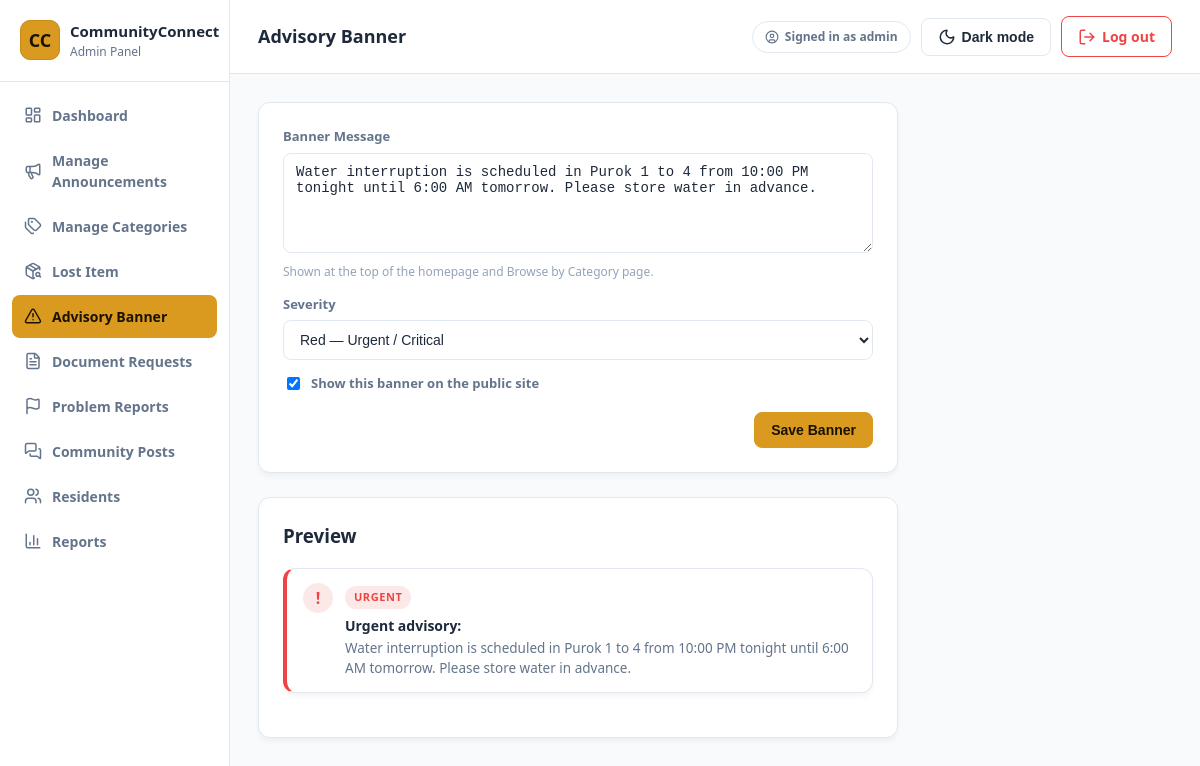
Page /admin/advisory_banner.php (signed in) on the committed database.
### tables this page shows
CREATE TABLE advisory_banner (
    id INT PRIMARY KEY,
    message VARCHAR(500) NOT NULL,
    severity ENUM('yellow','red') NOT NULL DEFAULT 'red',
    is_active TINYINT(1) NOT NULL DEFAULT 0,
    updated_at TIMESTAMP DEFAULT CURRENT_TIMESTAMP ON UPDATE CURRENT_TIMESTAMP
);

### public/admin/advisory_banner.php (the view, shortened to what this page needs)
<?php
require_once __DIR__ . '/includes/admin_layout_top.php';
$banner = get_advisory_banner($pdo) ?? [
    'message' => '',
    'severity' => 'red',
    'is_active' => 0,
];
?>
<!DOCTYPE html>
<html lang="en" data-theme="light">
<head>
    <link rel="stylesheet" href="../assets/css/style.css">
</head>
<body>
<div class="admin-shell">
    <?php include __DIR__ . '/includes/sidebar.php'; ?>
    <div class="admin-main">
        <?php include __DIR__ . '/includes/topbar.php'; ?>
        <div class="admin-content">
            <div class="panel" style="max-width: 640px; padding: 24px;">
                <form method="post">
                    <div class="field">
                        <label for="message">Banner Message</label>
                        <textarea id="message" name="message" required style="min-height:100px;"><?= e($banner['message']) ?></textarea>
                        <p class="field-hint">Shown at the top of the homepage and Browse by Category page.</p>
                    </div>
                    <div class="field">
                        <label for="severity">Severity</label>
                        <select id="severity" name="severity" required>
                            <option value="red" <?= $banner['severity'] === 'red' ? 'selected' : '' ?>>Red — Urgent / Critical</option>
                        </select>
                    </div>
                    <div class="field">
                        <label style="display:flex; align-items:center; gap:8px;">
                            <input type="checkbox" name="is_active" style="width:auto;" <?= !empty($banner['is_active']) ? 'checked' : '' ?>>
                            Show this banner on the public site
                        </label>
                    </div>
                    <div class="modal-actions">
                        <button type="submit" class="btn btn-primary">Save Banner</button>
                    </div>
                </form>
            </div>
            <div class="panel" style="max-width: 640px; padding: 24px;">
                <h3 style="margin-top:0;">Preview</h3>
                <div class="urgent-banner severity-<?= e($banner['severity']) ?>">
                    <div class="urgent-icon">!</div>
                    <div class="urgent-body">
                        <span class="severity-badge"><?= $banner['severity'] === 'red' ? 'URGENT' : 'CAUTION' ?></span>
                        <strong><?= $banner['severity'] === 'red' ? 'Urgent advisory' : 'Advisory' ?>:</strong>
                        <p><?= e($banner['message'] ?: 'Your banner message will appear here.') ?></p>
                    </div>
                </div>
            </div>
        </div>
    </div>
</div>
</body>
</html>

### public/assets/css/style.css (style rules this page uses)
:root { --bg: #2b0a10; --bg-elevated: #161d2c; --surface: #1b2334; --surface-hover: #212b40; --border: #2b3650; --text: #e8ecf5; --text-muted: #9aa6bd; --text-faint: #6b7794; --accent: #f0a824; --accent-hover: #f7bb4c; --accent-text: #1a1200; --accent-rgb: 240, 168, 36; --success: #35c48f; --success-rgb: 53, 196, 143; --danger: #ff6b6b; --danger-rgb: 255, 107, 107; --accent-purple: #a78bfa; --accent-purple-rgb: 167, 139, 250; --accent-orange: #ffa94d; --accent-orange-rgb: 255, 169, 77; --shadow: 0 8px 24px rgba(0, 0, 0, 0.35); --shadow-soft: 0 10px 30px rgba(0, 0, 0, 0.28); --radius: 12px; --radius-sm: 8px; --radius-lg: 18px; --navy: #0f172a; --navy-rgb: 15, 23, 42; }
:root[data-theme="light"] { --bg: #f8fafc; --bg-elevated: #ffffff; --surface: #ffffff; --surface-hover: #f1f5f9; --border: #e2e8f0; --text: #1e293b; --text-muted: #64748b; --text-faint: #94a3b8; --accent: #d99a1f; --accent-hover: #c78a15; --accent-text: #1a1200; --accent-rgb: 217, 154, 31; --success: #10b981; --success-rgb: 16, 185, 129; --danger: #ef4444; --danger-rgb: 239, 68, 68; --accent-purple: #8b5cf6; --accent-purple-rgb: 139, 92, 246; --accent-orange: #f59e0b; --accent-orange-rgb: 245, 158, 11; --shadow: 0 10px 25px -5px rgba(15, 23, 42, 0.1); --shadow-soft: 0 4px 6px -1px rgba(0, 0, 0, 0.05); }
* { box-sizing: border-box; }
html, body { margin: 0; padding: 0; background-color: var(--bg); color: var(--text); }
body { font-family: "Segoe UI", Roboto, -apple-system, BlinkMacSystemFont, sans-serif; line-height: 1.5; transition: background 0.2s ease, color 0.2s ease; }
.btn { display: inline-flex; align-items: center; gap: 6px; padding: 9px 16px; border-radius: var(--radius-sm); border: 1px solid var(--border); background: var(--surface); color: var(--text); font-size: 14px; font-weight: 600; cursor: pointer; transition: all 0.15s ease; }
.btn-primary { background: var(--accent); border-color: var(--accent); color: var(--accent-text); }
.urgent-banner { display: flex; align-items: flex-start; gap: 12px; background: var(--surface); border: 1px solid var(--border); border-left: 4px solid var(--danger); border-radius: var(--radius); padding: 14px 16px; margin-bottom: 20px; box-shadow: var(--shadow-soft); color: var(--text); }
.urgent-banner.severity-red .urgent-icon { background: rgba(var(--danger-rgb), 0.12); color: var(--danger); }
.urgent-banner .urgent-icon { width: 30px; height: 30px; border-radius: 50%; display: flex; align-items: center; justify-content: center; font-weight: 700; flex-shrink: 0; }
.urgent-banner .urgent-body { flex: 1; }
.urgent-banner strong { display: block; margin-bottom: 2px; font-size: 14px; color: var(--text); }
.urgent-banner p { margin: 0; font-size: 13.5px; color: var(--text-muted); }
.severity-badge { display: inline-block; font-size: 11px; font-weight: 800; letter-spacing: 0.05em; padding: 3px 9px; border-radius: 999px; margin-bottom: 6px; }
.urgent-banner.severity-red .severity-badge { background: rgba(var(--danger-rgb), 0.12); color: var(--danger); }
.field { margin-bottom: 14px; }
.field label { display: block; font-size: 13px; font-weight: 600; margin-bottom: 6px; color: var(--text-muted); }
.field input, .field select, .field textarea { width: 100%; padding: 10px 12px; border-radius: var(--radius-sm); border: 1px solid var(--border); background: var(--surface); color: var(--text); font-size: 14px; outline: none; }
.field textarea { resize: vertical; min-height: 80px; }
.field-hint { font-size: 12px; color: var(--text-faint); margin-top: 4px; }
.modal-actions { display: flex; justify-content: flex-end; gap: 10px; margin-top: 18px; }
.admin-shell { display: flex; min-height: 100vh; }
.admin-main { flex: 1; min-width: 0; }
.admin-content { padding: 28px; }
.panel { background: var(--surface); border: 1px solid var(--border); border-radius: var(--radius); box-shadow: var(--shadow-soft); overflow: hidden; margin-bottom: 24px; }

### rows in the picture
advisory_banner: message "Water interruption is scheduled in Purok 1 to 4 from 10:00 PM tonight until 6:00 AM tomorrow. Please store water in advance.", severity "Red — Urgent / Critical", is_active "☑"

### other values in the picture
$label "Dashboard"
$label "Manage Announcements"
$label "Manage Categories"
$label "Lost Item"
$label "Advisory Banner"
$label "Document Requests"
$label "Problem Reports"
$label "Community Posts"
$label "Residents"
$label "Reports"
$pageTitle "Advisory Banner"
$adminUsername "admin"
